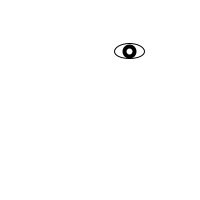
Frame 1 (no input)
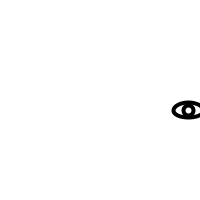
Frame 60 (the mouse pressed at the canvas centre just before this capture)
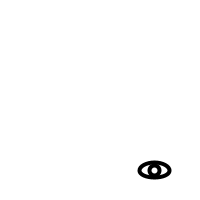
Frame 120 (the mouse held since frame 60 and released just before this capture)

The Processing sketch that drew these frames (run headless with seeded random() and noise(); from frame 60 on, the mouse is pressed at the canvas centre):

// Processing sketch: processing_16117
// ── processing_16117.pde

//definig the class
Eye myEye;


//defining the setup
void setup() {
  size(200,200);
  smooth();
  myEye = new Eye();
}

void draw() {
  //list of functions which are called
  background(255);
  myEye.drawEye();
  myEye.drawPupil();
  myEye.drawMove();
}

class Eye {
  //defining the functions which need to be called
  int x = int(random(0,width));
  int y = int(random(0,height));
  int xspeed = 1;
  int yspeed = 1;
  
  Eye()
   {
     
   }
  //defining the eye
  
  void drawEye() {
    fill(255);
    ellipse(x,y,30,15);
  }
  //defining the pupil
  void drawPupil() {
    fill(255);
    stroke(0);
    strokeWeight(4);
    ellipse(x,y,10,10);
  }
  //let the ellipses bounce
  void drawMove()
  {
    x += xspeed;
    y += yspeed;
    
    if (x<0 || x>width)
    {
    xspeed *= -1;
    }
    if (y<0 || y>height)
   {
     yspeed *= -1;
   } 
  
  }
}
